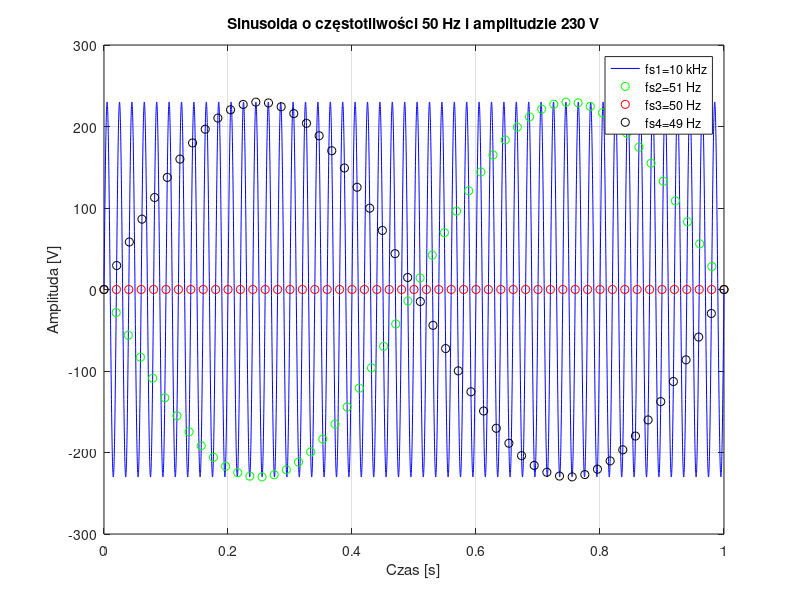
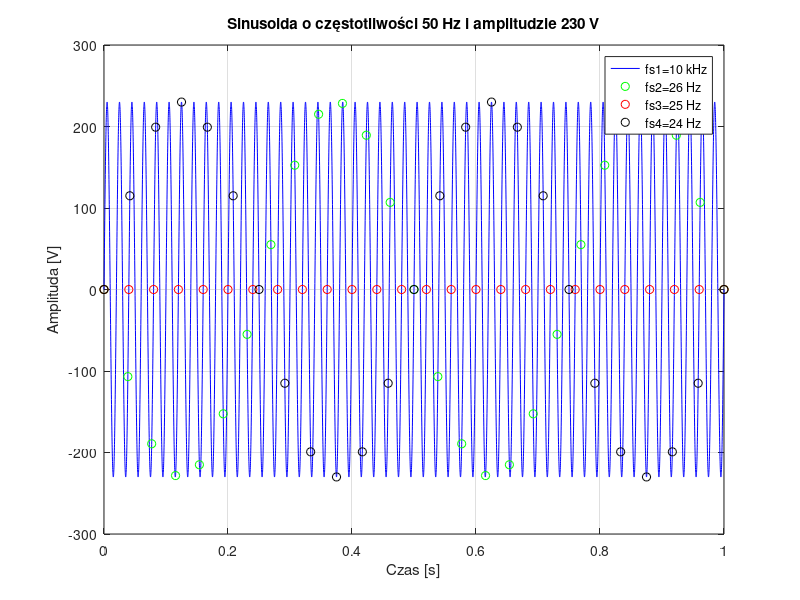

Recreate these plots in MATLAB, in order.
clear all; close all; clc
% Parametry sinusoidy
A = 230; % Amplituda [V]
f = 50; % Częstotliwość [Hz]
t = 0:0.0001:1; % Wektor czasu dla częstotliwości próbkowania fs1=10 kHz
t2 = 0:1/51:1; % Wektor czasu dla częstotliwości próbkowania fs2=51 Hz
t3 = 0:1/50:1; % Wektor czasu dla częstotliwości próbkowania fs3=50 Hz
t4 = 0:1/49:1; % Wektor czasu dla częstotliwości próbkowania fs4=49 Hz

% Generowanie sinusoidy
y = A*sin(2*pi*f*t);
y2 = A*sin(2*pi*f*t2);
y3 = A*sin(2*pi*f*t3);
y4 = A*sin(2*pi*f*t4);

% Wyświetlanie wyników
figure;
plot(t, y, 'b-', t2, y2, 'go', t3, y3, 'ro', t4, y4, 'ko');
xlabel('Czas [s]');
ylabel('Amplituda [V]');
title('Sinusoida o częstotliwości 50 Hz i amplitudzie 230 V');
legend('fs1=10 kHz', 'fs2=51 Hz', 'fs3=50 Hz', 'fs4=49 Hz');
grid on;
pause;

%-------------------------------------------------------------------------%
% Parametry sinusoidy
t2_new = 0:1/26:1; % Wektor czasu dla częstotliwości próbkowania fs2=26 Hz
t3_new = 0:1/25:1; % Wektor czasu dla częstotliwości próbkowania fs3=25 Hz
t4_new = 0:1/24:1; % Wektor czasu dla częstotliwości próbkowania fs4=24 Hz

% Generowanie sinusoidy
y2_new = A*sin(2*pi*f*t2_new);
y3_new = A*sin(2*pi*f*t3_new);
y4_new = A*sin(2*pi*f*t4_new);

% Wyświetlanie wyników
figure;
plot(t, y, 'b-', t2_new, y2_new, 'go', t3_new, y3_new, 'ro', t4_new, y4_new, 'ko');
xlabel('Czas [s]');
ylabel('Amplituda [V]');
title('Sinusoida o częstotliwości 50 Hz i amplitudzie 230 V');
legend('fs1=10 kHz', 'fs2=26 Hz', 'fs3=25 Hz', 'fs4=24 Hz');
grid on;
